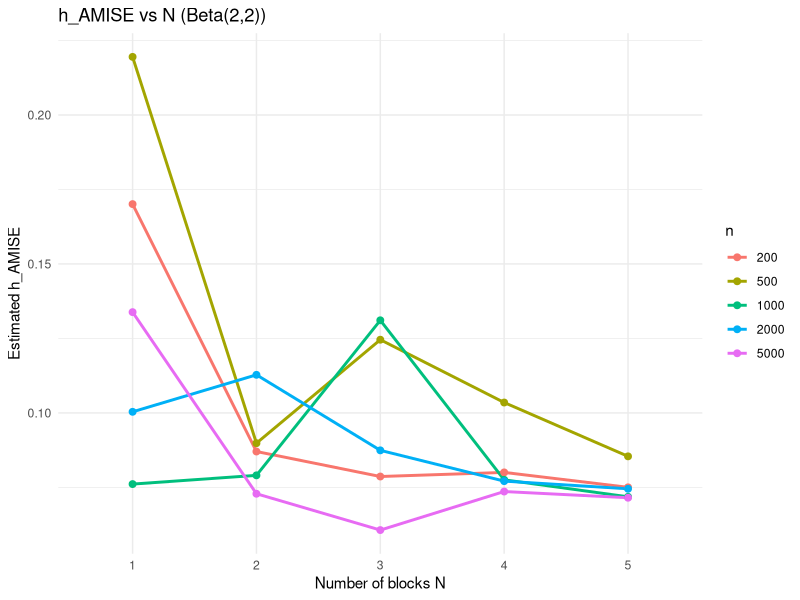
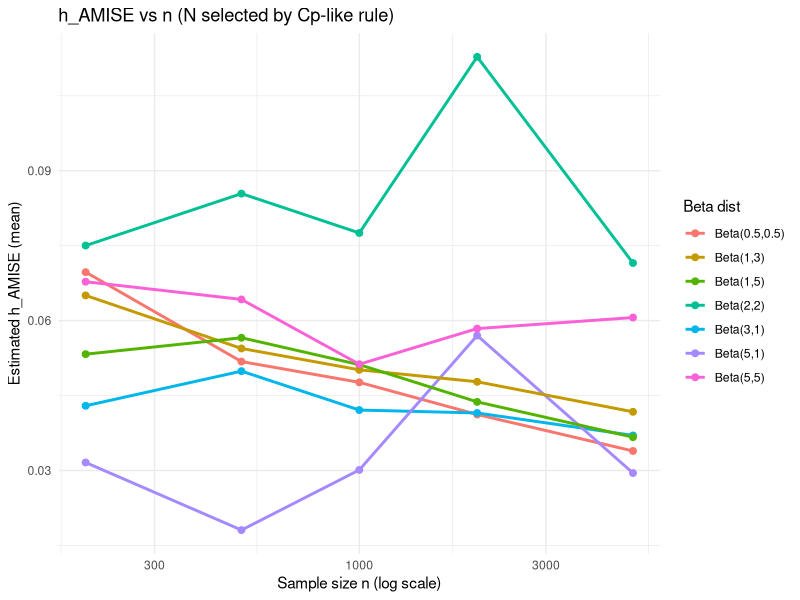
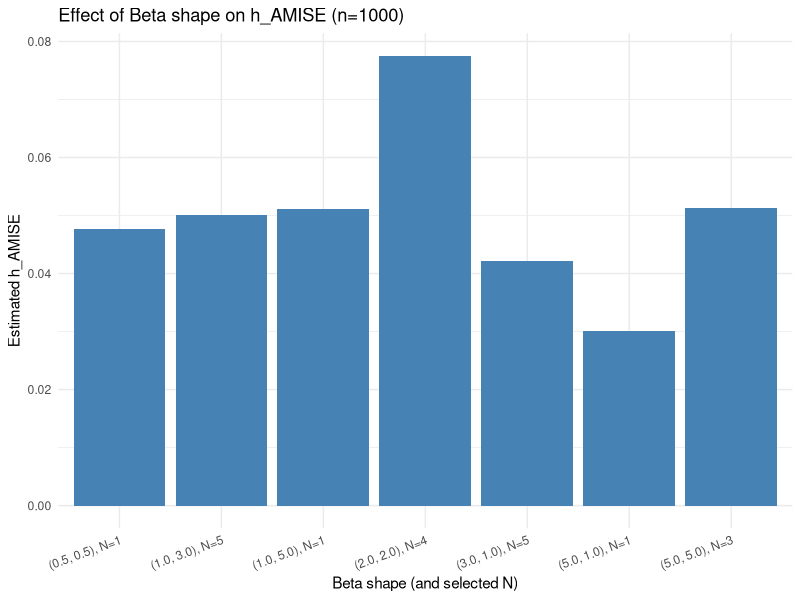
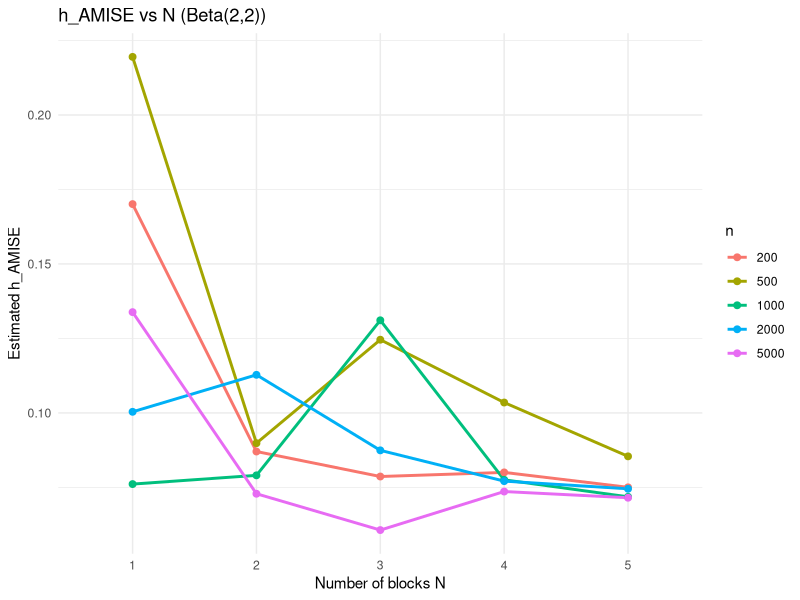
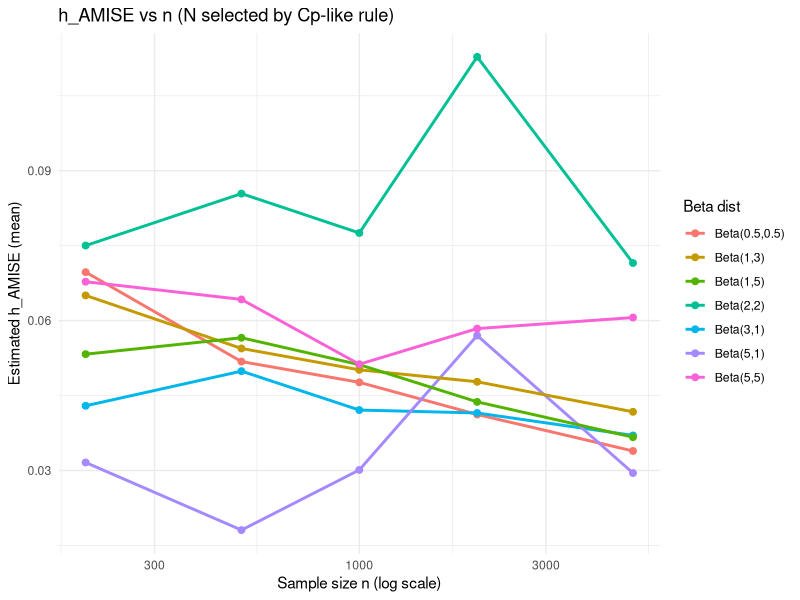
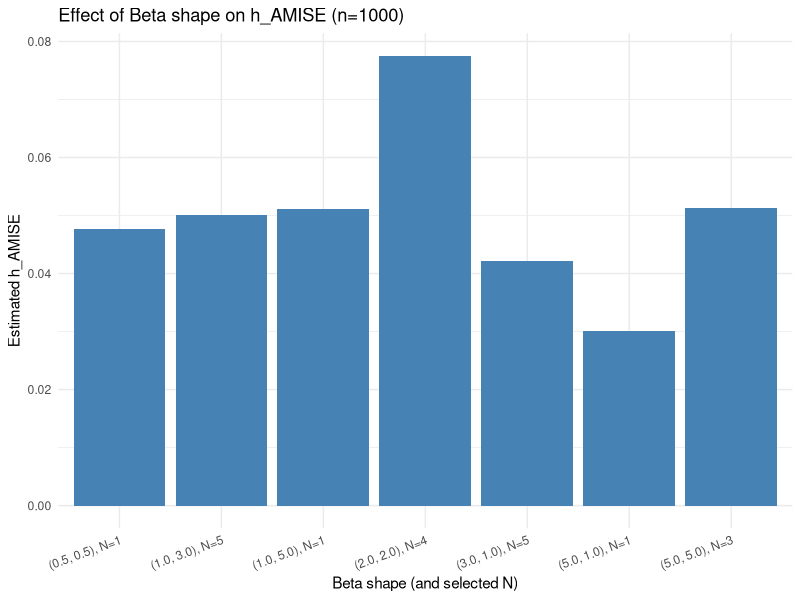

The R script that drew these images, in order:
## ---- chunk 1
#| echo: false
#| message: false
#| warning: false

# Simulation study for plug-in h_AMISE using blockwise degree-4 OLS fits



set.seed(12345)



library(ggplot2)
library(dplyr)
library(tidyr)


# Regression function
m_fun <- function(x) {
  sin((x/3 + 0.1)^(-1))
}


# Estimate h_AMISE for a single simulated dataset
estimate_h <- function(n, N, alpha, beta, sigma2 = 1.0) {
  # we simulate the random variable
  X <- rbeta(n, alpha, beta)
  Y <- m_fun(X) + rnorm(n, mean = 0, sd = sqrt(sigma2))
  
  # we separate in N blocks
  block_idx <- rep(1:N, each = ceiling(n/N))[1:n]
  
  # --- Fit polynomial regression of degree 4 ---
  fitted_vals <- numeric(n)
  second_deriv <- numeric(n)
  for (j in seq_len(N)) {
    idx <- which(block_idx == j)
    Xj <- X[idx]; Yj <- Y[idx]
    fit <- lm(Yj ~ Xj + I(Xj^2) + I( Xj^3) + I( Xj^4))
    fitted_vals[idx] <- fitted.values(fit)
    #second derivative
    coefs <- coef(fit)
    second_deriv[idx] <- 2*coefs[2] + 6*coefs[3]*Xj + 12*coefs[4]*(Xj^2)
  }
  
  
  # theta22_hat
  theta22_hat <- mean(second_deriv^2)
  # sigma^2_hat: denominator n - 5N (fallback to n-1 if nonpositive)
  denom <- n - 5 * N
  if (denom <= 0) denom <- n - 1
  sigma2_hat <- sum((Y - fitted_vals)^2, na.rm = TRUE) / denom
  # RSS(N)
  RSS_hat <- denom*sigma2_hat
  
  # h_AMISE estimation :
  supp_len <- 1.0 # Beta on [0,1]
  if (theta22_hat <= 1e-12) { # if theta is too small, h_hat is not defined
    h_hat <- NA_real_
  } else {
    h_hat <- n^(-1/5) * ((35 * sigma2_hat * supp_len / theta22_hat)^(1/5))
  }
  list(h = h_hat, theta22 = theta22_hat, sigma2 = sigma2_hat, RSS = RSS_hat )
}

# Grid and simulation settings (you can adjust)
ns <- c(200,500, 1000, 2000, 5000)
betas_params <- list(c(2,2), c(0.5,0.5),c(1,3), c(3,1), c(5,1), c(1,5), c(5,5))


# Storage
results <- list()
selected_N <- data.frame()
# Main simulation loop
for (bb in betas_params) {
  alpha <- bb[1]; beta <- bb[2]
  for (n in ns) {
    Nmax <- max(min(floor(n / 20), 5), 1)
    N_best <-Nmax
    rss_Nmax <-estimate_h(n, Nmax, alpha, beta, sigma2 = 1.0)$RSS
    Cp_min <- rss_Nmax / (rss_Nmax / (n - 5 * Nmax)) - (n - 10 * Nmax)
    
    for (Nblocks in seq(Nmax)) {
      est <- estimate_h(n, Nblocks, alpha, beta, sigma2 = 1.0)
      
     # choose N_best who minimize Cp
      Cp_N <- est$RSS / (rss_Nmax / (n - 5 * Nmax)) - (n - 10 * Nblocks)
      if(Cp_N < Cp_min ){
        N_best <-Nblocks
        Cp_min <- Cp_N
      }
      
      results[[length(results) + 1]] <- data.frame(
        alpha = alpha, beta = beta, n = n, N = Nblocks,
        h = est$h, theta = est$theta22, sigma = est$sigma2
      )
     
    }
    selected_N <- bind_rows(selected_N, data.frame(alpha = alpha, beta = beta, n = n, N_sel = N_best))
  }
}


df_res <- bind_rows(results)

df_res2 <- left_join(df_res, selected_N, by = c("alpha", "beta", "n"))



# Plot 1: h_mean vs N for Beta(2,2)


chosen <- df_res %>% filter(alpha == 2, beta == 2)
p1 <- ggplot(chosen, aes(x = factor(N), y = h, group = factor(n), color = factor(n))) +
  geom_line(aes(group = factor(n)), lwd = 1) + geom_point(size = 2) +
  labs(x = "Number of blocks N", y = "Estimated h_AMISE",
       title = "h_AMISE vs N (Beta(2,2))", color = "n") +
  theme_minimal()
ggsave("plot_h_vs_Nblock.png", p1, width = 8, height = 6, dpi = 150)
plot(p1)


# Plot 2: h_mean vs n (using selected N by Cp)
p2data <- df_res2 %>% group_by(alpha, beta, n) %>%
  filter(N == N_sel) %>% ungroup()
p2 <- ggplot(p2data, aes(x = n, y = h, color = factor(paste0("Beta(", alpha, ",", beta, ")")))) +
  geom_line(aes(group = interaction(alpha, beta)), size = 1) + geom_point(size = 2) +
  scale_x_log10() +
  labs(x = "Sample size n (log scale)", y = "Estimated h_AMISE (mean)",
       title = "h_AMISE vs n (N selected by Cp-like rule)", color = "Beta dist") +
  theme_minimal()
ggsave("plot_h_vs_n.png", p2, width = 8, height = 6, dpi = 150)
plot(p2)


# Plot 3: effect of Beta shape on h (n fixed = 1000)
n_fix <- 1000
p3data <- df_res2 %>% filter(n == n_fix) %>%
  group_by(alpha, beta) %>% filter(N == N_sel) %>% ungroup()
p3 <- ggplot(p3data,aes(x = factor(sprintf("(%.1f, %.1f), N=%d", alpha, beta, N)), y = h)) +
  geom_col(fill = "steelblue") + labs(x = "Beta shape (and selected N)", y = "Estimated h_AMISE",
                                      title = sprintf("Effect of Beta shape on h_AMISE (n=%d)", n_fix)) +
  theme_minimal() + theme(axis.text.x = element_text(angle = 20, hjust = 1))
ggsave("plot_h_vs_beta.png", p3, width = 9, height = 5, dpi = 150)
plot(p3)

# Print brief summary
print("Simulation finished. Files produced:")
print(list.files(pattern = "plot_h_.*png"))
print("Saved tables: simulation_results_summary.csv, selected_N_by_Cp.csv")

# The `echo: false` option disables the printing of code (only output is displayed).
# The programming language can be changed to Python or Julia

